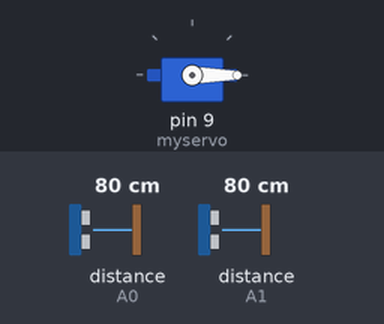
Recording of a sketch running on a simulated Arduino Uno, built with avr-gcc and run on an emulated ATmega328P. Shown: servo. Inputs (shaded band) come from the test bench; at power-on: distance to the obstacle (sensors on A0, A1) 80 cm. What the sketch prints to the serial monitor is not drawn.

Above: at 8.29 s.
8.3 s: distance to the obstacle (sensor on A0) set to 2 cm
At 8.69 s:
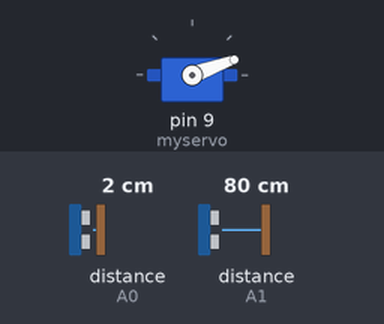
11.3 s: distance to the obstacle (sensor on A1) set to 2 cm
At 11.46 s:
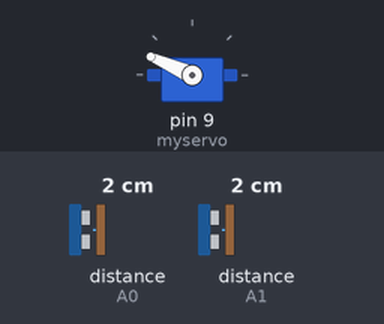
14.3 s: distance to the obstacle (sensor on A0) set to 18 cm
At 14.46 s:
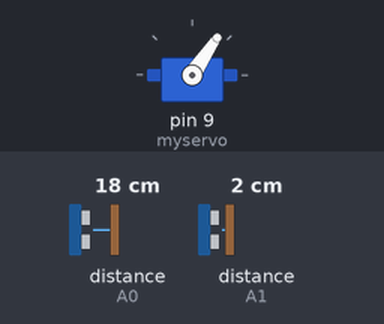
Timing chart, 0 to 23.3 s (numbered marks = the images above; inputs shaded):
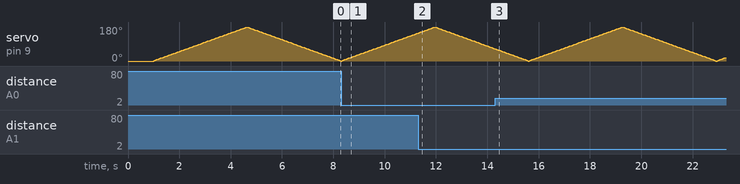

The sketch:

RoboSumo.ino
```cpp
#include <SharpIR.h>
#include <Servo.h>

SharpIR sensor1(SharpIR::GP2Y0A21YK0F, A0);
SharpIR sensor2(SharpIR::GP2Y0A21YK0F, A1);
Servo myservo;

void servoScan();

//----------- SERVO ----------//
uint32_t tmr;   // переменная таймера
int val = 0;    // переменная яркости
int dir = 2;    // скорость и направление яркости

void setup()
{
  myservo.attach(9);
  Serial.begin(9600);
  myservo.write(0);
  delay(1000);
}

void loop()
{
  //servoScan();
    // for (int angle = 1, direction = 1; ; angle += direction) {
    //     // Ваш код
    //     myservo.write(angle);
    //     Serial.print(angle);
    //     Serial.print(",");
    //     Serial.print(sensor.getDistanceFilter(40));
    //     Serial.print(".");

    //     delay(10);

    //     // Если достигнуто 180 или 0, меняем направление
    //     if (angle == 180 || angle == 0) {
    //         direction *= -1;
    //     }
    // }

    servoScan();


}

void servoScan()
{
  if (millis() - tmr >= 20) {
    tmr = millis();
    val += dir;                             // прибавляем скорость
    if (val >= 180 || val <= 0) dir = -dir;  // разворачиваем
    myservo.write(val);                     // применяем

    static uint32_t lastDistance = 0;
    static uint32_t lastDistance2 = 0;

    uint32_t currentDistance = sensor1.getDistance();
    uint32_t currentDistance2 = sensor2.getDistance();

    if (currentDistance != lastDistance )
    {
        lastDistance = currentDistance;
    }

    if (currentDistance2 != lastDistance2)
    {
        lastDistance2 = currentDistance2;
    }

    Serial.print(val);
    Serial.print(",");
    Serial.print(currentDistance);
    Serial.print(",");
    Serial.print(currentDistance2);
    Serial.print(".");
    //delay(100);
  }
}
```
